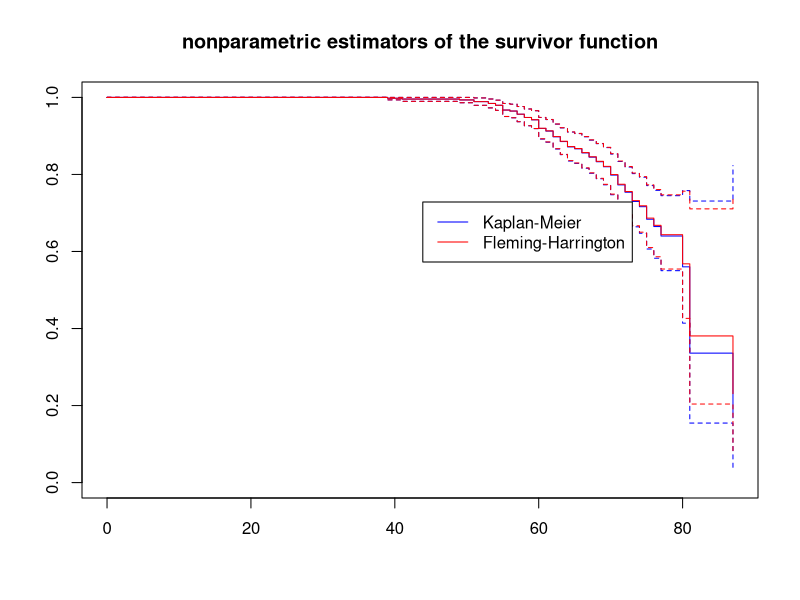
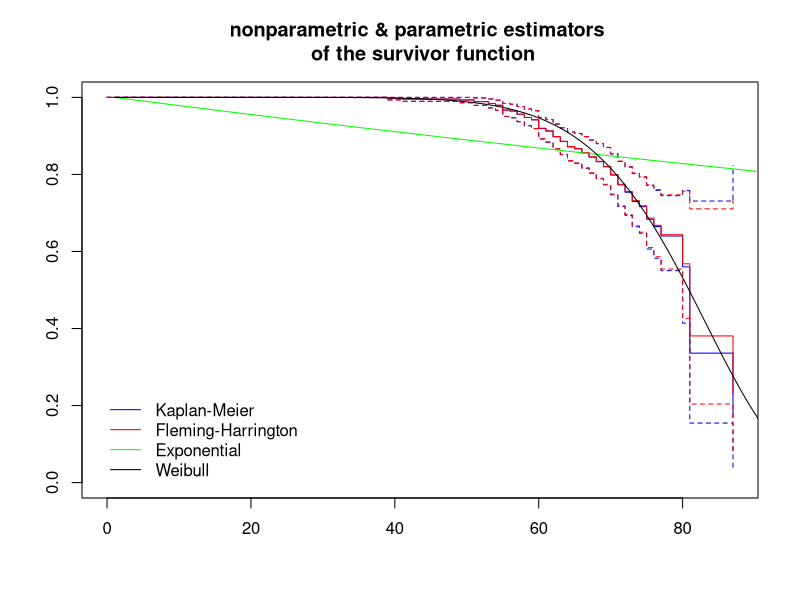
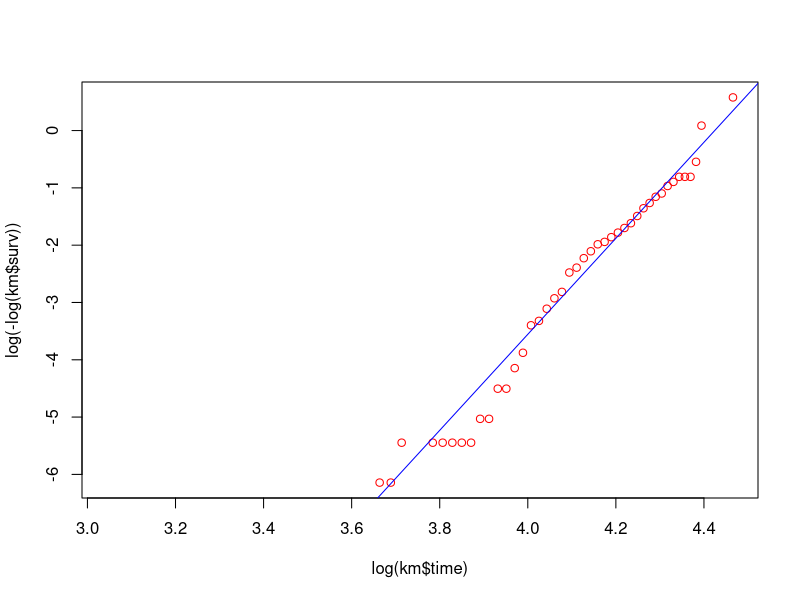
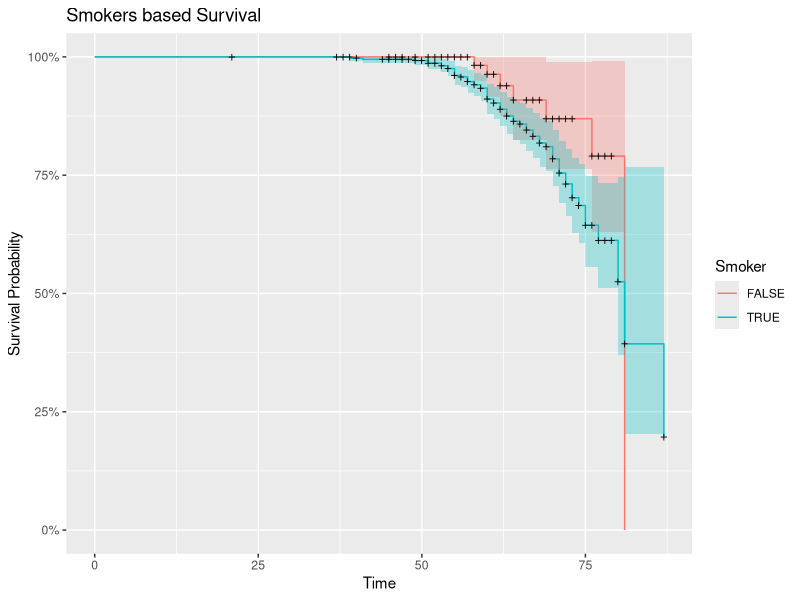
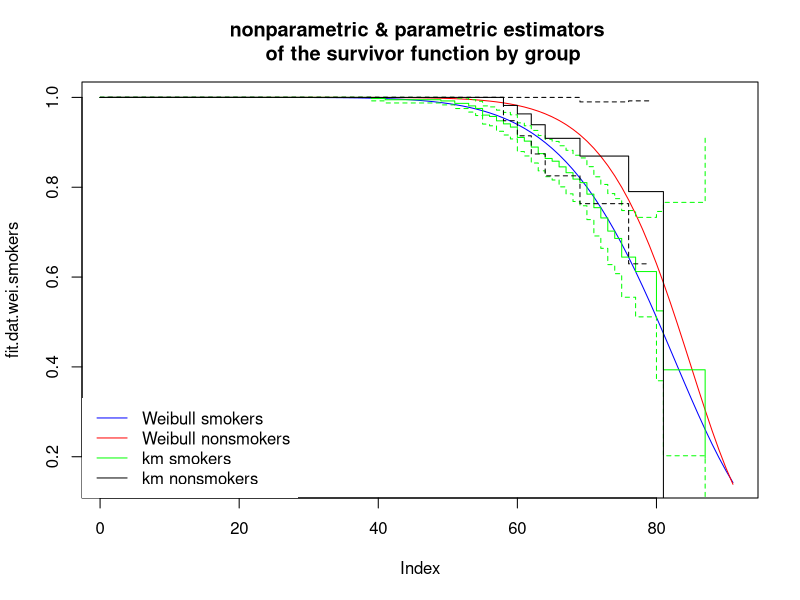
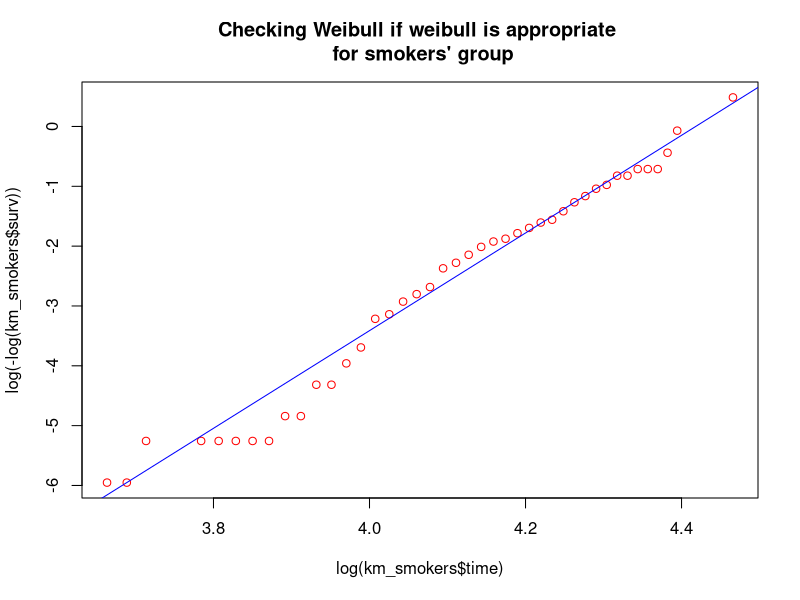
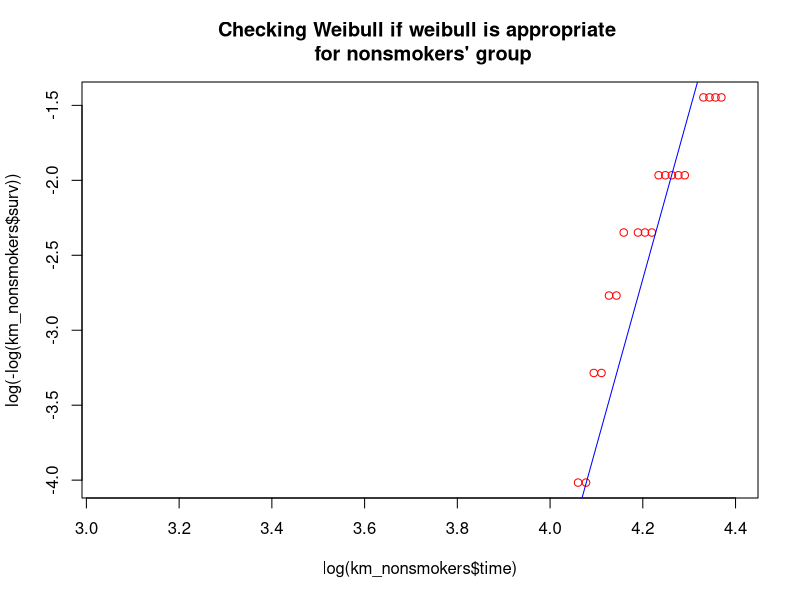

Write R code to recreate these figures, in order.
setwd("~/Practical-courses/Stochastic_Lab_Course_2")
library("tidyverse")
library("survival")
library(ggfortify) #for the function autoplot for objects of type survfit


thor <- read.delim("Thoracic.txt", sep = " ")

thor <- thor %>%
  dplyr::select(c(T.2, X60, F.7))

colnames(thor) <- c("PRE30", "AGE", "Risk1Y")

#Question(a)
#Computing nonparametric estimators of the survivor function: Kaplan-Meier
km <- survfit(Surv(AGE, Risk1Y) ~ 1, data = thor, type = "kaplan-meier")
#Computing nonparametric estimators of the survivor function: Flemming-Harrington
fh <- survfit(Surv(AGE, Risk1Y) ~ 1, data = thor, type = "fleming-harrington")
#plot of km and fh
plot(km, col = "blue")
lines(fh, col='red')
legend( par("usr")[2], par("usr")[4], yjust=3, xjust=1.6,
        c("Kaplan-Meier", "Fleming-Harrington"),
        lwd=c(1,1), lty=c(1,1),
        col=c("blue", 'red'))
title(main="nonparametric estimators of the survivor function")

#fit the exponential model to the data
exp_fit <- survreg(Surv(AGE, Risk1Y) ~ 1, data = thor, dist="exponential")
lam_hat_exp <- exp(-exp_fit$coefficients)
fit.dat.exp <- exp(-lam_hat_exp*c(0:90))
#fit the Weibull model to the data
wei_fit <- survreg(Surv(AGE, Risk1Y) ~ 1, data = thor, dist="weibull")
lam_hat_wei <- exp(-wei_fit$coefficients)
alpha <- 1/wei_fit$scale
fit.dat.wei <- exp(-(lam_hat_wei*c(0:90))^alpha)
#plot
plot(km, col = "blue")
lines(fh, col='red')
lines(fit.dat.exp, col = "green")
lines(fit.dat.wei, col = "black")
legend("bottomleft", inset=.02,
     legend =  c("Kaplan-Meier", "Fleming-Harrington", "Exponential", "Weibull"),
      col =  c("blue", "red", "green", "black"),
     lwd=c(1,1), lty=c(1,1),
     box.lty=0)
title(main="nonparametric & parametric estimators \n of the survivor function")

#Use appropriate graphical tools to check if the Weibull model is adequate for the data
plot(log(km$time) ,log(-log(km$surv)), col = "red")
abline(a = alpha*log(lam_hat_wei), b = alpha, col = "blue" )

#Question(b)
#How large is the proportion of smokers in the sample
sum(thor$PRE30)/nrow(thor)

#Kaplan-Meier estimators for each group
km_smoker_fit <- survfit(Surv(AGE, Risk1Y) ~ PRE30, data = thor)
#plot on one plot together with the corresponding confidence bands
autoplot(km_smoker_fit) +
  ggtitle("Smokers based Survival") +
  labs(x = "Time", y = "Survival Probability") +
  guides(fill=FALSE) +
  labs(colour = "Smoker")
#Test formally if the survival time depends on being a smoker using the log-rank test
survdiff(Surv(AGE, Risk1Y) ~ PRE30, data = thor, rho=0)

#Fit the Weibull model to both groups: we do it by spliting the data into smokers and non-smokers

thor.smokers <- thor %>%
  filter(PRE30 == "TRUE")

thor.nonsmokers <- thor %>%
  filter(PRE30 == "FALSE")

#fitting the Weibull model to smokers' group
wei_smokers_fit <- survreg(Surv(AGE, Risk1Y) ~ 1, data = thor.smokers, dist="weibull")
lam_hat_wei_smokers <- exp(-wei_smokers_fit$coefficients)
alpha_smokers <- 1/wei_smokers_fit$scale
fit.dat.wei.smokers <- exp(-(lam_hat_wei_smokers*c(0:90))^alpha_smokers)

#fitting the Weibull model to nonsmokers' group
wei_nonsmokers_fit <- survreg(Surv(AGE, Risk1Y) ~ 1, data = thor.nonsmokers, dist="weibull")
lam_hat_wei_nonsmokers <- exp(-wei_nonsmokers_fit$coefficients)
alpha_nonsmokers <- 1/wei_nonsmokers_fit$scale
fit.dat.wei.nonsmokers <- exp(-(lam_hat_wei_nonsmokers*c(0:90))^alpha_nonsmokers)

#Computing nonparametric estimators of the survivor function: Kaplan-Meier
km_smokers <- survfit(Surv(AGE, Risk1Y) ~ PRE30, data = thor.smokers, type = "kaplan-meier")
km_nonsmokers <- survfit(Surv(AGE, Risk1Y) ~ PRE30, data = thor.nonsmokers, type = "kaplan-meier")

#plot
plot(fit.dat.wei.smokers, col = "blue", type = "l")
lines(fit.dat.wei.nonsmokers, col='red')
lines(km_smokers, col = "green")
lines(km_nonsmokers, col = "black")
legend("bottomleft", inset=.0001,
       legend =  c("Weibull smokers", "Weibull nonsmokers", "km smokers", "km nonsmokers"),
       col =  c("blue", "red", "green", "black"),
       lwd=c(1,1), lty=c(1,1),
       box.lty=0)
title(main="nonparametric & parametric estimators \n of the survivor function by group")

#Is the Weibull model an appropriate assumption in both groups
plot(log(km_smokers$time) ,log(-log(km_smokers$surv)), col = "red")
abline(a = alpha_smokers*log(lam_hat_wei_smokers), b = alpha_smokers, col = "blue" )
title(main="Checking Weibull if weibull is appropriate \n for smokers' group")

plot(log(km_nonsmokers$time) ,log(-log(km_nonsmokers$surv)), col = "red")
abline(a = alpha_nonsmokers*log(lam_hat_wei_nonsmokers), b = alpha_nonsmokers, col = "blue" )
title(main="Checking Weibull if weibull is appropriate \n for nonsmokers' group")
